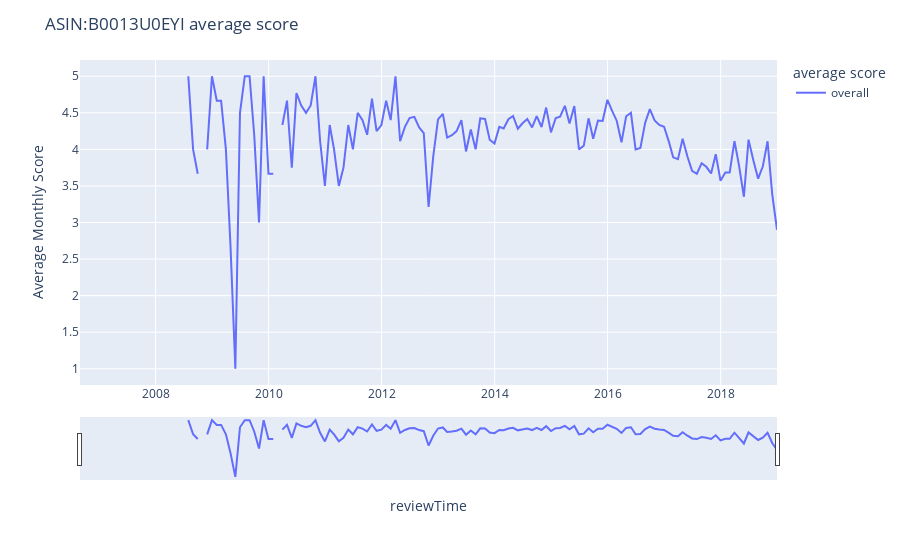

Here is the notebook cell this chart was saved with:
### Code cell
# add lines for each column
fig = px.line(monthly_ts, x=monthly_ts.index, y=monthly_ts.columns,)

# axis labels and title
fig.update_layout(
    yaxis_title="Average Monthly Score", 
    legend_title="average score", 
    title="ASIN:B0013U0EYI average score "
)

# activate slider
fig.update_xaxes(rangeslider_visible=True)

fig.show()

### Figure 1 — Plotly figure (JSON) as saved in the notebook; plotly's stock layout.template omitted (floating-point values rounded to 4 significant figures; data arrays with more than 128 entries replaced by an {"elided": "..."} marker saying what was removed)
{"data": [{"hovertemplate": "variable=overall<br>reviewTime=%{x}<br>value=%{y}<extra></extra>", "legendgroup": "overall", "line": {"color": "#636efa", "dash": "solid"}, "marker": {"symbol": "circle"}, "mode": "lines", "name": "overall", "orientation": "v", "showlegend": true, "type": "scatter", "x": {"elided": "149 str values"}, "xaxis": "x", "y": {"elided": "149 float values"}, "yaxis": "y"}], "layout": {"legend": {"title": {"text": "average score"}, "tracegroupgap": 0}, "margin": {"t": 60}, "title": {"text": "ASIN:B0013U0EYI average score "}, "xaxis": {"anchor": "y", "domain": [0, 1], "rangeslider": {"visible": true}, "title": {"text": "reviewTime"}}, "yaxis": {"anchor": "x", "domain": [0, 1], "title": {"text": "Average Monthly Score"}}}}
